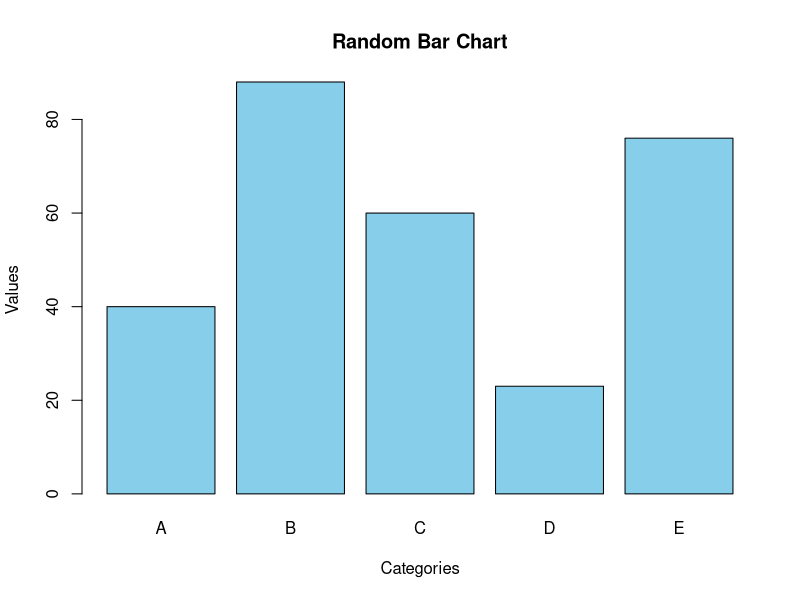

Source code (R):
# Generate random data
set.seed(123) # For reproducibility
categories <- c("A", "B", "C", "D", "E")
values <- sample(10:100, 5)

# Create the bar plot
barplot(values, names.arg = categories, col = "skyblue", 
        main = "Random Bar Chart", xlab = "Categories", ylab = "Values")

# Save the plot to a file (the R script itself)
# This line saves the current plot to a PNG file with a random name
random_name <- paste0("bar_chart_", sample(100000:999999, 1), ".png")
dev.copy(png, filename = random_name, width = 600, height = 400)
dev.off()

# Print the name of the saved file
print(paste("Plot saved as:", random_name))
